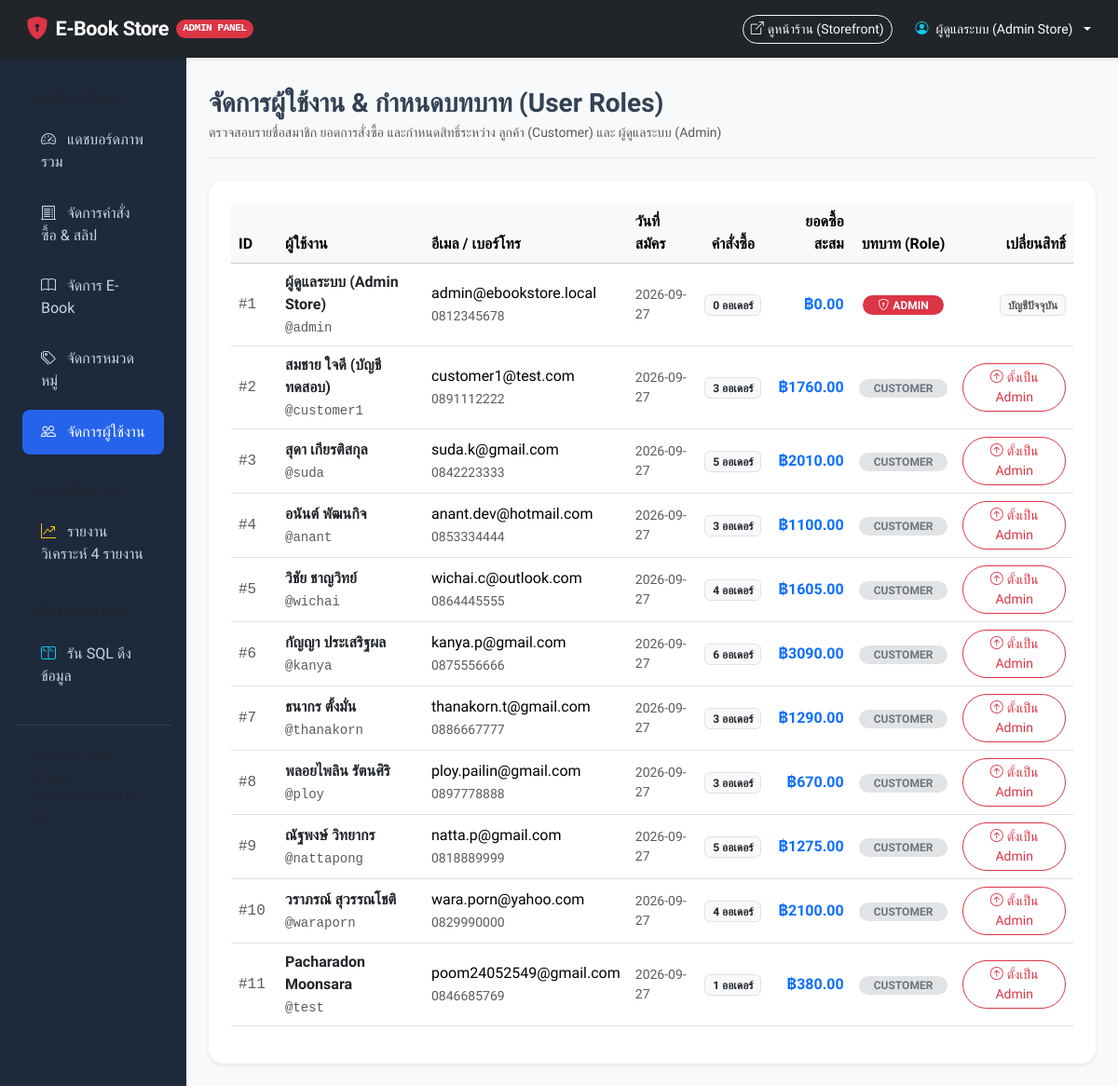
Page /admin/users (signed in) on the committed database.
### tables this page shows
CREATE TABLE users (
    user_id INTEGER PRIMARY KEY AUTOINCREMENT,
    role_id INTEGER NOT NULL DEFAULT 1,
    username TEXT NOT NULL UNIQUE,
    email TEXT NOT NULL UNIQUE,
    password_hash TEXT NOT NULL,
    full_name TEXT NOT NULL,
    phone TEXT,
    created_at TIMESTAMP NOT NULL DEFAULT CURRENT_TIMESTAMP,
    FOREIGN KEY (role_id) REFERENCES roles(role_id) ON UPDATE CASCADE ON DELETE RESTRICT
);

### app.py (the view)
@app.route('/admin/users')
@admin_required
def admin_users():
    conn = get_db()
    users = conn.execute("""
        SELECT u.*, r.role_name,
               (SELECT COUNT(*) FROM orders o WHERE o.user_id = u.user_id) as total_orders,
               (SELECT COALESCE(SUM(total_amount), 0) FROM orders o WHERE o.user_id = u.user_id AND o.status = 'CONFIRMED') as total_spent
        FROM users u
        JOIN roles r ON u.role_id = r.role_id
        ORDER BY u.user_id ASC
    """).fetchall()
    roles = conn.execute("SELECT * FROM roles").fetchall()
    conn.close()
    return render_template('admin/users.html', users=users, roles=roles)

### app.py (called while the page is built)
def get_db():
    conn = sqlite3.connect(DB_PATH)
    conn.row_factory = sqlite3.Row
    conn.execute("PRAGMA foreign_keys = ON;")
    return conn

def admin_required(f):
    @wraps(f)
    def decorated_function(*args, **kwargs):
        if 'user_id' not in session or session.get('role_name') != 'admin':
            flash('หน้านี้สำหรับผู้ดูแลระบบ (Admin) เท่านั้น', 'danger')
            return redirect(url_for('index'))
        return f(*args, **kwargs)
    return decorated_function

### templates/admin/users.html (shortened to what this page needs)
{% extends 'admin/base_admin.html' %}
{% block admin_content %}
<div class="d-flex justify-content-between flex-wrap flex-md-nowrap align-items-center pt-2 pb-3 mb-4 border-bottom">
    <div>
        <h2 class="h3 fw-bold mb-1">จัดการผู้ใช้งาน & กำหนดบทบาท (User Roles)</h2>
        <p class="text-muted small mb-0">ตรวจสอบรายชื่อสมาชิก ยอดการสั่งซื้อ และกำหนดสิทธิ์ระหว่าง ลูกค้า (Customer) และ ผู้ดูแลระบบ (Admin)</p>
    </div>
</div>
<div class="card border-0 shadow-sm rounded-4 p-4 bg-white">
    <div class="table-responsive">
        <table class="table table-hover align-middle">
            <thead class="table-light">
                <tr>
                    <th style="width: 50px;">ID</th>
                    <th>ผู้ใช้งาน</th>
                    <th>อีเมล / เบอร์โทร</th>
                    <th>วันที่สมัคร</th>
                    <th class="text-center">คำสั่งซื้อ</th>
                    <th class="text-end">ยอดซื้อสะสม</th>
                    <th class="text-center">บทบาท (Role)</th>
                    <th class="text-end">เปลี่ยนสิทธิ์</th>
                </tr>
            </thead>
            <tbody>
                {% for u in users %}
                <tr>
                    <td class="font-monospace text-muted">#{{ u.user_id }}</td>
                    <td>
                        <div class="fw-bold text-dark">{{ u.full_name }}</div>
                        <small class="text-muted font-monospace">@{{ u.username }}</small>
                    </td>
                    <td>
                        <div>{{ u.email }}</div>
                        <small class="text-muted">{{ u.phone or '-' }}</small>
                    </td>
                    <td class="text-muted small">{{ u.created_at[:10] }}</td>
                    <td class="text-center">
                        <span class="badge bg-light text-dark border">{{ u.total_orders }} ออเดอร์</span>
                    </td>
                    <td class="text-end fw-bold text-primary">
                        ฿{{ "%.2f"|format(u.total_spent) }}
                    </td>
                    <td class="text-center">
                        {% if u.role_name == 'admin' %}
                            <span class="badge bg-danger px-3 py-1 rounded-pill">
                                <i class="bi bi-shield-lock me-1"></i>ADMIN
                            </span>
                        {% else %}
                            <span class="badge bg-secondary-subtle text-secondary px-3 py-1 rounded-pill">
                                CUSTOMER
                            </span>
                        {% endif %}
                    </td>
                    <td class="text-end">
                        {% if u.user_id != session['user_id'] %}
                        <form action="{{ url_for('admin_change_role', user_id=u.user_id) }}" method="POST" class="d-inline">
                            <button type="submit" class="btn btn-sm {% if u.role_id == 1 %}btn-outline-danger{% else %}btn-outline-secondary{% endif %} rounded-pill px-3"
                                    onclick="return confirm('ยืนยันเปลี่ยนบทบาทของ {{ u.username }} ใช่หรือไม่?')">
                                {% if u.role_id == 1 %}
                                    <i class="bi bi-arrow-up-circle me-1"></i>ตั้งเป็น Admin
                                {% else %}
                                    <i class="bi bi-arrow-down-circle me-1"></i>ปรับเป็น Customer
                                {% endif %}
                            </button>
                        </form>
                        {% else %}
                        <span class="badge bg-light text-muted border small">บัญชีปัจจุบัน</span>
                        {% endif %}
                    </td>
                </tr>
                {% endfor %}
            </tbody>
        </table>
    </div>
</div>
{% endblock %}

### templates/admin/base_admin.html (shortened to what this page needs)
<!DOCTYPE html>
<html lang="th">
<head>
    <link href="https://cdn.jsdelivr.net/npm/bootstrap@5.3.3/dist/css/bootstrap.min.css" rel="stylesheet">
    <link href="https://cdn.jsdelivr.net/npm/bootstrap-icons@1.11.3/font/bootstrap-icons.min.css" rel="stylesheet">
    <link href="{{ url_for('static', filename='css/custom.css') }}" rel="stylesheet">
</head>
<body class="bg-light">
    <header class="navbar navbar-dark bg-dark sticky-top p-2 shadow-sm">
        <div class="container-fluid">
            <a class="navbar-brand d-flex align-items-center gap-2 px-2" href="{{ url_for('admin_dashboard') }}">
                <i class="bi bi-shield-lock-fill text-danger fs-4"></i>
                <span class="fw-bold">E-Book Store</span>
                <span class="badge bg-danger rounded-pill font-monospace" style="font-size: 0.7rem;">ADMIN PANEL</span>
            </a>
            <div class="d-flex align-items-center gap-3">
                <a href="{{ url_for('index') }}" class="btn btn-outline-light btn-sm rounded-pill" target="_blank">
                    <i class="bi bi-box-arrow-up-right me-1"></i>ดูหน้าร้าน (Storefront)
                </a>
                <div class="dropdown">
                    <button class="btn btn-dark dropdown-toggle btn-sm d-flex align-items-center gap-2" type="button" data-bs-toggle="dropdown">
                        <i class="bi bi-person-circle text-info"></i>
                        <span>{{ current_user.full_name }}</span>
                    </button>
                </div>
            </div>
        </div>
    </header>
    <div class="container-fluid">
        <div class="row">
            <nav class="col-md-3 col-lg-2 d-md-block admin-sidebar collapse show p-3" id="sidebarMenu">
                <div class="position-sticky pt-2">
                    <div class="text-uppercase small fw-bold px-3 py-2 text-muted" style="letter-spacing: 1px;">เมนูบริหารจัดการ</div>
                    <ul class="nav flex-column">
                        <li class="nav-item">
                            <a class="nav-link {% if request.path == url_for('admin_dashboard') %}active{% endif %}" href="{{ url_for('admin_dashboard') }}">
                                <i class="bi bi-speedometer2 me-2"></i> แดชบอร์ดภาพรวม
                            </a>
                        </li>
                        <li class="nav-item">
                            <a class="nav-link {% if '/admin/orders' in request.path %}active{% endif %}" href="{{ url_for('admin_orders') }}">
                                <i class="bi bi-receipt-cutoff me-2"></i> จัดการคำสั่งซื้อ & สลิป
                            </a>
                        </li>
                        <li class="nav-item">
                            <a class="nav-link {% if '/admin/ebooks' in request.path %}active{% endif %}" href="{{ url_for('admin_ebooks') }}">
                                <i class="bi bi-book me-2"></i> จัดการ E-Book
                            </a>
                        </li>
                        <li class="nav-item">
                            <a class="nav-link {% if '/admin/categories' in request.path %}active{% endif %}" href="{{ url_for('admin_categories') }}">
                                <i class="bi bi-tags me-2"></i> จัดการหมวดหมู่
                            </a>
                        </li>
                        <li class="nav-item">
                            <a class="nav-link {% if '/admin/users' in request.path %}active{% endif %}" href="{{ url_for('admin_users') }}">
                                <i class="bi bi-people me-2"></i> จัดการผู้ใช้งาน
                            </a>
                        </li>
                        <div class="text-uppercase small fw-bold px-3 py-2 mt-3 text-muted" style="letter-spacing: 1px;">รายงานวิเคราะห์</div>
                        <li class="nav-item">
                            <a class="nav-link {% if '/admin/reports' in request.path %}active{% endif %}" href="{{ url_for('admin_reports') }}">
                                <i class="bi bi-graph-up-arrow me-2 text-warning"></i> รายงานวิเคราะห์ 4 รายงาน
                            </a>
                        </li>
                        <div class="text-uppercase small fw-bold px-3 py-2 mt-3 text-muted" style="letter-spacing: 1px;">เครื่องมือฐานข้อมูล</div>
                        <li class="nav-item">
                            <a class="nav-link {% if '/admin/sql' in request.path %}active{% endif %}" href="{{ url_for('admin_sql') }}">
                                <i class="bi bi-terminal-split me-2 text-info"></i> รัน SQL ดึงข้อมูล
                            </a>
                        </li>
                    </ul>
                    <hr class="text-secondary my-4">
                    <div class="px-3 text-muted small">
                        <div>Database Mini Project</div>
                        <small>SQLite3 Relational DB (3NF)</small>
                    </div>
                </div>
            </nav>
            <main class="col-md-9 ms-sm-auto col-lg-10 px-md-4 py-4">
                {% block admin_content %}{% endblock %}
            </main>
        </div>
    </div>
</body>
</html>

### static/css/custom.css (style rules this page uses)
:root { --primary-color: #2563eb; --primary-hover: #1d4ed8; --secondary-color: #0d9488; --accent-color: #f59e0b; --dark-bg: #0f172a; --card-shadow: 0 4px 6px -1px rgba(0, 0, 0, 0.1), 0 2px 4px -2px rgba(0, 0, 0, 0.1); --card-shadow-hover: 0 20px 25px -5px rgba(0, 0, 0, 0.1), 0 8px 10px -6px rgba(0, 0, 0, 0.1); }
body { font-family: 'Prompt', -apple-system, BlinkMacSystemFont, "Segoe UI", Roboto, sans-serif; background-color: #f8fafc; color: #334155; min-height: 100vh; display: flex; flex-direction: column; }
.navbar-brand { font-weight: 700; font-size: 1.35rem; letter-spacing: -0.5px; }
.navbar { box-shadow: 0 1px 3px 0 rgba(0, 0, 0, 0.1); }
.admin-sidebar { background-color: #1e293b; min-height: 100vh; color: #94a3b8; }
.admin-sidebar .nav-link { color: #cbd5e1; font-weight: 400; padding: 0.75rem 1.25rem; border-radius: 8px; margin: 0.2rem 0.5rem; transition: all 0.2s; }
.admin-sidebar .nav-link:hover, .admin-sidebar .nav-link.active { background-color: #334155; color: #ffffff; }
.admin-sidebar .nav-link.active { background-color: #2563eb; }

### rows in the picture
users: full_name "ผู้ดูแลระบบ (Admin Store)", user_id "1", username "admin", email "admin@ebookstore.local", phone "0812345678", created_at "2026-09-27", total_orders "0", total_spent "0.00", shows "ADMIN", shows "บัญชีปัจจุบัน"
users: user_id "2", full_name "สมชาย ใจดี (บัญชีทดสอบ)", username "customer1", email "customer1@test.com", phone "0891112222", created_at "2026-09-27", total_orders "3", total_spent "1760.00", shows "CUSTOMER", shows "ตั้งเป็น Admin"
users: user_id "3", full_name "สุดา เกียรติสกุล", username "suda", email "suda.k@gmail.com", phone "0842223333", created_at "2026-09-27", total_orders "5", total_spent "2010.00", shows "CUSTOMER", shows "ตั้งเป็น Admin"
users: user_id "4", full_name "อนันต์ พัฒนกิจ", username "anant", email "anant.dev@hotmail.com", phone "0853334444", created_at "2026-09-27", total_orders "3", total_spent "1100.00", shows "CUSTOMER", shows "ตั้งเป็น Admin"
users: user_id "5", full_name "วิชัย ชาญวิทย์", username "wichai", email "wichai.c@outlook.com", phone "0864445555", created_at "2026-09-27", total_orders "4", total_spent "1605.00", shows "CUSTOMER", shows "ตั้งเป็น Admin"
users: user_id "6", full_name "กัญญา ประเสริฐผล", username "kanya", email "kanya.p@gmail.com", phone "0875556666", created_at "2026-09-27", total_orders "6", total_spent "3090.00", shows "CUSTOMER", shows "ตั้งเป็น Admin"
users: user_id "7", full_name "ธนากร ตั้งมั่น", username "thanakorn", email "thanakorn.t@gmail.com", phone "0886667777", created_at "2026-09-27", total_orders "3", total_spent "1290.00", shows "CUSTOMER", shows "ตั้งเป็น Admin"
users: user_id "8", full_name "พลอยไพลิน รัตนศิริ", username "ploy", email "ploy.pailin@gmail.com", phone "0897778888", created_at "2026-09-27", total_orders "3", total_spent "670.00", shows "CUSTOMER", shows "ตั้งเป็น Admin"
users: user_id "9", full_name "ณัฐพงษ์ วิทยากร", username "nattapong", email "natta.p@gmail.com", phone "0818889999", created_at "2026-09-27", total_orders "5", total_spent "1275.00", shows "CUSTOMER", shows "ตั้งเป็น Admin"
users: user_id "10", full_name "วราภรณ์ สุวรรณโชติ", username "waraporn", email "wara.porn@yahoo.com", phone "0829990000", created_at "2026-09-27", total_orders "4", total_spent "2100.00", shows "CUSTOMER", shows "ตั้งเป็น Admin"
users: user_id "11", full_name "Pacharadon Moonsara", username "test", email "poom24052549@gmail.com", phone "0846685769", created_at "2026-09-27", total_orders "1", total_spent "380.00", shows "CUSTOMER", shows "ตั้งเป็น Admin"
